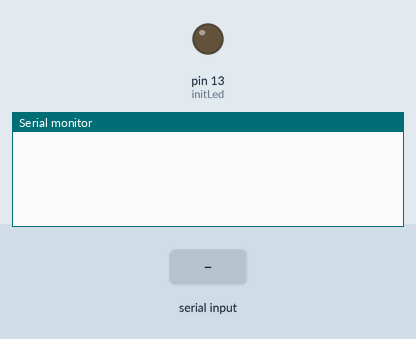
Recording of a sketch running on a simulated Arduino Uno, built with avr-gcc and run on an emulated ATmega328P. On the bench: output pins drawn as LEDs (lit = HIGH), the last lines printed to the serial monitor. The test bench sets the inputs (shaded band).

Above: at 1.2 s.
1.3 s: "start" received over Serial
At 2.6 s:
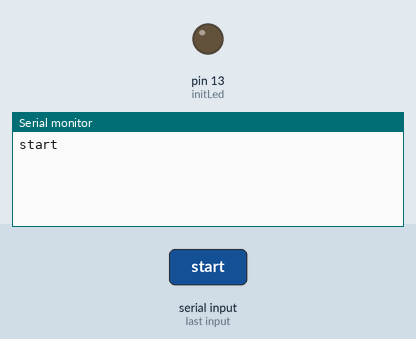
2.9 s: "stop" received over Serial
At 4.2 s:
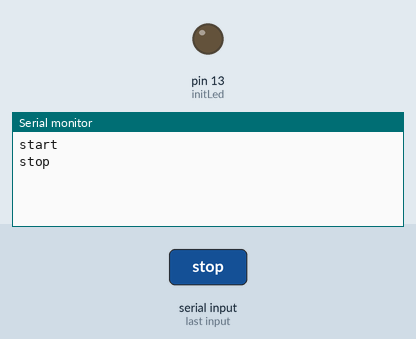
4.5 s: "turn" received over Serial
At 6.0 s:
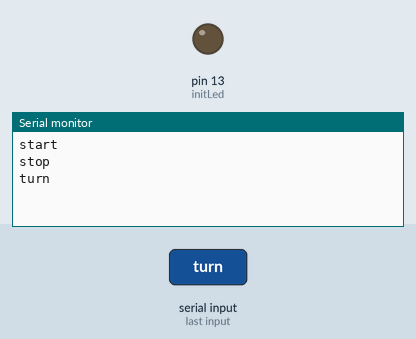

Measured:
- after the input at 1.3 s, the serial monitor: prints a new line after 0.10 s (image 1)
- after the input at 2.9 s, the serial monitor: prints a new line after 0.11 s (image 2)
- after the input at 4.5 s, the serial monitor: prints a new line after 0.12 s (image 3)

The sketch:

LedControl.ino
```cpp
#include <StringTok.h>

#define SERIAL_BPS  (9600)

boolean bLedControl;

void setup() {
  // put your setup code here, to run once:
  Serial.begin(SERIAL_BPS);
  initLed();
}

void loop() {
  // put your main code here, to run repeatedly:
  controlLed();
}

void initLed() {
  pinMode(13, OUTPUT);
  bLedControl = false;
}

void controlLed() {
  StringTok stInput = getLedStr();
  parseLedControl(stInput);
}

StringTok getLedStr() {
  StringTok stInput;
  scans(stInput);
  prints(stInput); println();
  return stInput;
}

void parseLedControl(StringTok & stInput) {
  StringTok stToken = stInput.getToken();
  if (stToken.toString() == "start") startLed();
  else if (stToken.toString() == "stop") stopLed();
  else if (stToken.toString() == "turn") turnLed(stInput);
}

void startLed() {
  bLedControl = true;
}

void stopLed() {
  bLedControl = false;
}

void turnLed(StringTok & stInput) {
  if (!bLedControl) return;
  StringTok stToken;
  stToken = stInput.getToken(); // #led
  int nLed = stToken.toInt();
  stToken = stInput.getToken(); // "on" or "off"
  if (stToken.toString() == "on") digitalWrite(nLed, HIGH);
  else if (stToken.toString() == "off") digitalWrite(nLed, LOW);
}
```
